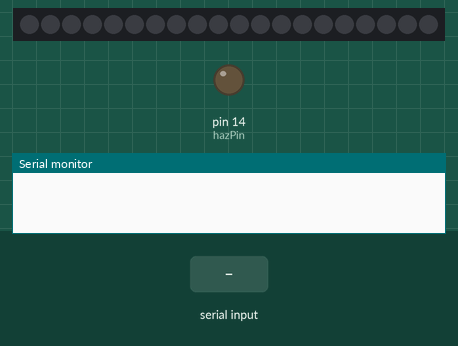
Recording of a sketch running on a simulated Arduino Uno, built with avr-gcc and run on an emulated ATmega328P. Shown: 20 RGB LEDs in strip order, left to right, output pins drawn as LEDs (lit = HIGH), the last lines printed to the serial monitor. The inputs (shaded band) are chosen by the test bench. Dim RGB values are drawn brighter than linear; random numbers use the default seed unless the sketch sets one.

Above: at 1.2 s.
1.3 s: byte 30 received over Serial
At 1.45 s:
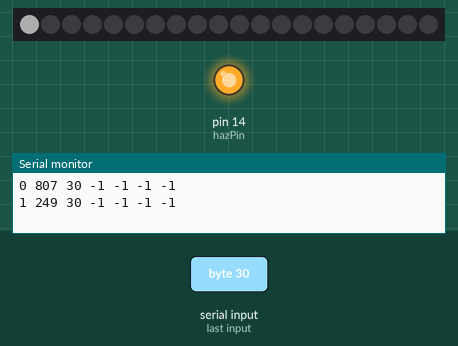
At 3.44 s:
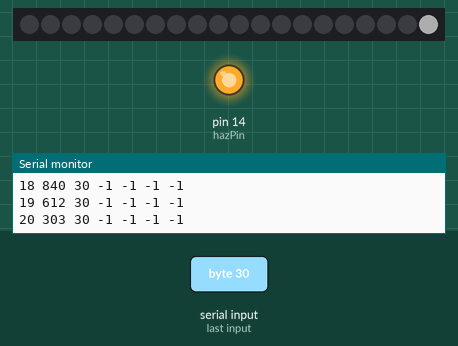
Timing chart, 0 to 4.9 s (numbered marks = the images above; inputs shaded):
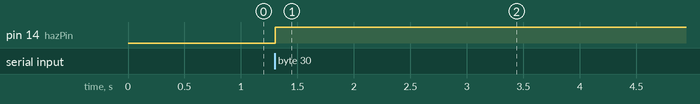

The sketch:

nasa-lights.ino
```cpp
// Arduino Serial Tester
// rld, cycling'74, 3.2008
#include "FastLED.h"
#define DATA_PIN    6
#define LED_TYPE    WS2812B
#define COLOR_ORDER GRB
#define NUM_LEDS    20
#define BRIGHTNESS  50
CRGB leds[NUM_LEDS];

long randomvalue = 0; // random value
long countervalue = 0; // counter value
int started = 0; // flag for whether we've received serial yet
int isHazard = 0;
int absMag = 0;
int orbitalPeriod = 0;
int diamMin =0;
int diamMax = 0;
int hazPin = 14;
int loopTarget = 0;
int loopNum = 0;


void setup()
{
  Serial.begin(9600); // open the arduino serial port
  pinMode(hazPin, OUTPUT);
  FastLED.addLeds<LED_TYPE, DATA_PIN, COLOR_ORDER>(leds, NUM_LEDS).setCorrection(TypicalLEDStrip);
  FastLED.setBrightness(BRIGHTNESS);
}

void loop()
{
  if(Serial.available()) // check to see if there's serial data in the buffer
  {
    isHazard = Serial.read(); // read a byte of serial data
    absMag = Serial.read();
    orbitalPeriod = Serial.read();
    diamMin = Serial.read();
    diamMax = Serial.read();
    started = 1; // set the started flag to on
  }

  if(started) // loop once serial data has been received
  {
    randomvalue = random(1000); // pick a new random number
    Serial.print(countervalue); // print the counter
    Serial.print(" "); // print a space
    Serial.print(randomvalue); // print the random value
    Serial.print(" "); // print a space
    Serial.print(isHazard);
    Serial.print(" "); // print a space
    Serial.print(absMag);
    Serial.print(" "); // print a space
    Serial.print(orbitalPeriod);
    Serial.print(" "); // print a space
    Serial.print(diamMin);
    Serial.print(" "); // print a space
    Serial.print(diamMax);
    Serial.println(); // print a line-feed

    countervalue = (countervalue+1)%1000; // increment the counter

    digitalWrite(hazPin, isHazard);


    if(loopTarget < NUM_LEDS){
    for( int i = 0; i < NUM_LEDS; i++) {
     leds[i] = CRGB(0,0,0);
    }
    leds[loopTarget] = CRGB(absMag, diamMin, diamMax);

    if(loopNum >= orbitalPeriod){
      loopTarget ++;
      loopNum = 0;
    }
    loopNum ++;
  }
  else{
    loopTarget = 0;
    loopNum = 0;
  }

    delay(100); // pause
  }

    FastLED.show();

}
```

Measured:
- after the input at 1.3 s, pin 14 (hazPin): LOW → HIGH at once; the LEDs: change after 0.10 s (image 1)
